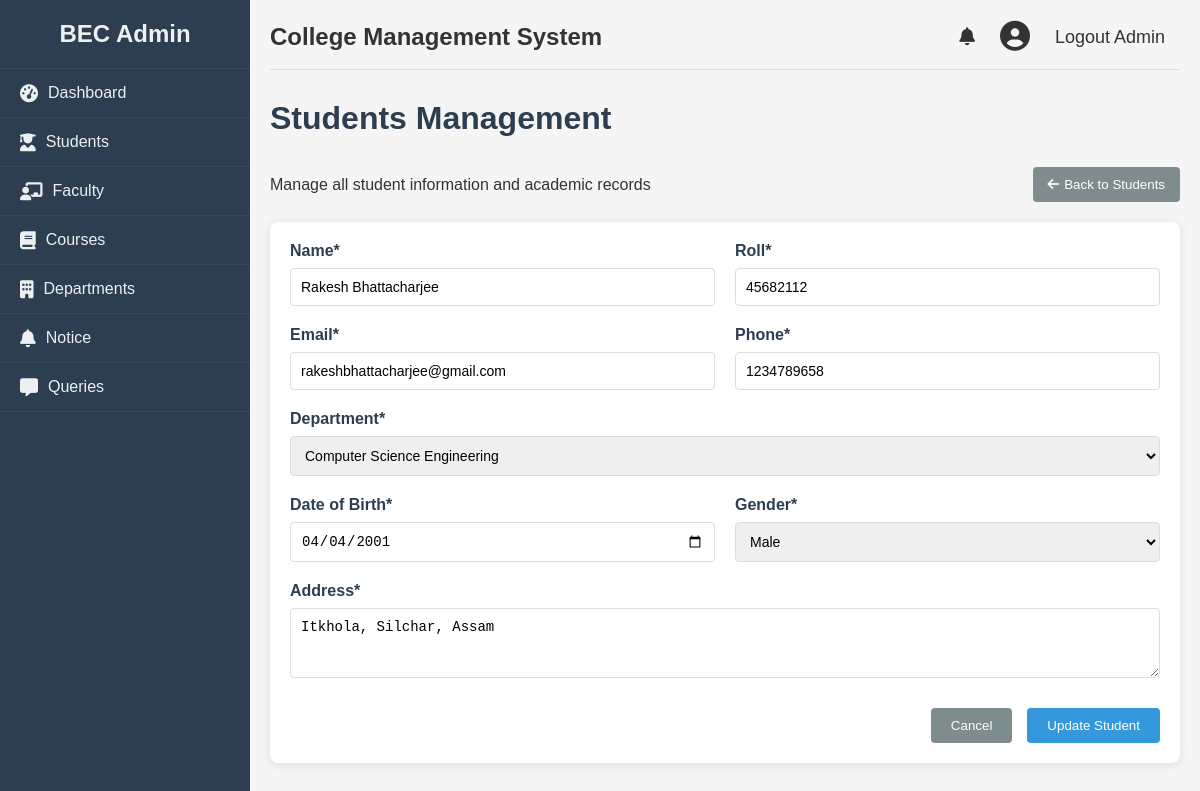
The app's page /admin/update/student/1 with its own data.
### college/model.py (models this page shows, shortened)
class Student(db.Model):
    id = db.Column(db.Integer, primary_key=True)
    name = db.Column(db.String(100), nullable=False)
    roll = db.Column(db.String(100), unique=True, nullable=False)
    email = db.Column(db.String(100), unique=True, nullable=False)
    phone = db.Column(db.Integer, unique=True, nullable=False)
    semester = db.Column(db.Integer, db.ForeignKey('semester.id'), nullable=False)
    dob = db.Column(db.Date, nullable=False)
    gender = db.Column(db.String, nullable=False)
    department = db.Column(db.String, nullable=False)
    address = db.Column(db.String, nullable=False)

### college/admin/update.py (the view, shortened to what this page needs)
@app.route("/admin/update/student/<id>", methods = ["GET", "POST"])
def updatestdn(id):
    student = Student.query.get(id)
    return render_template("addstudent.html", data= student, allsem = sem, departments= dep)

### college/admin/templates/addstudent.html (shortened to what this page needs)
{% from "macro/cmsnav.html" import cmsnav%}
{%extends "admbase.html"%}
{%block head%}
<link rel="stylesheet" href="{{url_for('static', filename='css/styles.css')}}">
<link rel="stylesheet" href="https://cdnjs.cloudflare.com/ajax/libs/font-awesome/6.4.0/css/all.min.css">
{%endblock%}
{%block content%}
<div class="container" w-tid="21">
    {{cmsnav()}}
    <main class="main-content" w-tid="111">
        <header class="top-header" w-tid="113">
                <h2>College Management System</h2>
                <div class="user-profile" w-tid="123">
                    <span class="notification" w-tid="125"><a href="/admin/notice"><i class="fas fa-bell" w-tid="127"></i></a></span>
                    <div class="profile-img" w-tid="133">
                        <i class="fas fa-user-circle" w-tid="135"></i>
                    </div>
                    <span class="username" w-tid="137"><a href="{{url_for('logout')}}">Logout Admin</a></span>
                </div>
            </header>
        <div id="dashboard-page" class="content-section" w-tid="139">
            <div class="dashboard" w-tid="141">
                <h1 w-tid="357">Students Management</h1>
                <div class="students-header" w-tid="359">
                    <p w-tid="361">Manage all student information and academic records</p>
                    <a style="text-decoration: none; color:white" href="/admin/student">
                        <button id="cancel-add-student" class="back-button" w-tid="1515">
                            <i class="fas fa-arrow-left" w-tid="1517"></i> Back to Students
                        </button>
                    </a>
                </div>
                <div class="student-form-container" w-tid="1519">
                    {%if data%}
                    <form id="add-student-form" method="POST" action="/admin/update/student/{{data.id}}" class="student-form"
                        w-tid="1521">
                        {%else%}
                        <form id="add-student-form" method="POST" action="/admin/addstudent" class="student-form"
                        w-tid="1521">
                        {%endif%}
                        <div class="form-row" w-tid="1523">
                            <div class="form-group" w-tid="1525">
                                <label for="new-firstName" w-tid="1527">Name*</label>
                                <input type="text" id="new-firstName" name="name" required="" w-tid="1529"
                                    value="{{data.name}}">
                            </div>
                            <div class="form-group" w-tid="1525">
                                <label for="new-firstName" w-tid="1527">Roll*</label>
                                <input type="text" id="new-firstName" name="roll" minlength='5' maxlength="10" required="" w-tid="1529" value="{{data.roll}}">
                            </div>
                        </div>
                        <div class="form-row" w-tid="1537">
                            <div class="form-group" w-tid="1539">
                                <label for="new-email" w-tid="1541">Email*</label>
                                <input type="email" id="new-email" name="email" required="" w-tid="1543" value="{{data.email}}">
                            </div>
                            <div class="form-group" w-tid="1545">
                                <label for="new-phone" w-tid="1547">Phone*</label>
                                <input type="tel" id="new-phone" minlength="10" maxlength="15" name="phone" required="" w-tid="1549"
                                value="{{data.phone}}">
                            </div>
                        </div>
                        <div class="form-row" w-tid="1551">
                            <div class="form-group" w-tid="1553">
                                <label for="new-department" w-tid="1555">Department*</label>
                                <select id="new-department" name="department" required="" w-tid="1557">
                                    {%for dep in departments%}
                                    <option {%if dep == data.department%}selected{%endif%} value="{{dep}}">{{dep}}</option>
                                    {%endfor%}
                                </select>
                            </div>
                        </div>
                        <div class="form-row" w-tid="1569">
                            <div class="form-group" w-tid="1571">
                                <label for="new-dob" w-tid="1573">Date of Birth*</label>
                                <input type="date" id="new-dob" name="dob" required="" w-tid="1575"
                                value="{{data.dob}}">
                            </div>
                            <div class="form-group" w-tid="1577">
                                <label for="new-gender" w-tid="1579">Gender*</label>
                                <select id="new-gender" name="gender" required="" w-tid="1581">
                                    {%set genders = ['Male', 'Female', 'Other']%}
                                    {%for gender in genders%}
                                    <option value="{{gender}}" {%if gender == data.gender%}selected{%endif%} w-tid="1585">{{gender}}</option>
                                    {%endfor%}
                                </select>
                            </div>
                        </div>
                        <div class="form-row" w-tid="1591">
                            <div class="form-group full-width" w-tid="1593">
                                <label for="new-address" w-tid="1595">Address*</label>
                                <textarea id="new-address" name="address" rows="3" required="" w-tid="1597" >{{data.address}}</textarea>
                            </div>
                        </div>
                        <div class="form-actions" w-tid="1599">
                            <a href="/admin/student"><button type="button" id="cancel-add-student" class="cancel-btn"
                                w-tid="1601">Cancel</button></a>
                            {%if data%}
                            <button type="submit" class="save-btn" w-tid="1603">Update Student</button>
                            {%else%}
                            <button type="submit" class="save-btn" w-tid="1603">Add Student</button>
                            {%endif%}
                        </div>
                    </form>
                </div>
            </div>
        </div>
    </main>
</div>
{%endblock%}

### college/static/css/styles.css (style rules this page uses)
* { margin: 0; padding: 0; box-sizing: border-box; }
body { font-family: Arial, sans-serif; background-color: #f5f5f5; color: #333; }
a { text-decoration: none; color:inherit; }
.container { display: flex; min-height: 100vh; }
.main-content { flex: 1; padding: 20px; }
.top-header { display: flex; justify-content: space-between; align-items: center; margin-bottom: 30px; padding-bottom: 15px; border-bottom: 1px solid #ddd; }
.user-profile { display: flex; align-items: center; }
.user-profile span { margin: 0 15px; font-size: 18px; cursor: pointer; }
.profile-img { font-size: 30px; margin: 0 10px; }
.dashboard h1 { margin-bottom: 30px; color: #2c3e50; }
.content-section { display: none; }
#dashboard-page { display: block; }
.students-header { display: flex; justify-content: space-between; align-items: center; margin-bottom: 20px; }
.back-button { background-color: #7f8c8d; color: white; border: none; padding: 10px 15px; border-radius: 4px; cursor: pointer; display: flex; align-items: center; }
.back-button i { margin-right: 5px; }
.student-form-container { background: white; border-radius: 8px; padding: 20px; box-shadow: 0 2px 10px rgba(0, 0, 0, 0.1); }
.student-form { display: flex; flex-direction: column; gap: 20px; }
.form-row { display: flex; gap: 20px; }
.form-group { flex: 1; display: flex; flex-direction: column; }
.form-group.full-width { width: 100%; }
.form-group label { margin-bottom: 8px; font-weight: bold; color: #2c3e50; }
.form-group input, .form-group select, .form-group textarea { padding: 10px; border: 1px solid #ddd; border-radius: 4px; font-size: 14px; }
.form-group textarea { resize: vertical; }
.form-actions { display: flex; justify-content: flex-end; gap: 15px; margin-top: 10px; }
.cancel-btn { background-color: #7f8c8d; color: white; border: none; padding: 10px 20px; border-radius: 4px; cursor: pointer; }
.save-btn { background-color: #3498db; color: white; border: none; padding: 10px 20px; border-radius: 4px; cursor: pointer; }

### records on screen
Student: name "Rakesh Bhattacharjee", roll "45682112", email "rakeshbhattacharjee@gmail.com", phone "1234789658", department "Computer Science Engineering", dob "04/04/2001", gender "Male", address "Itkhola, Silchar, Assam"
